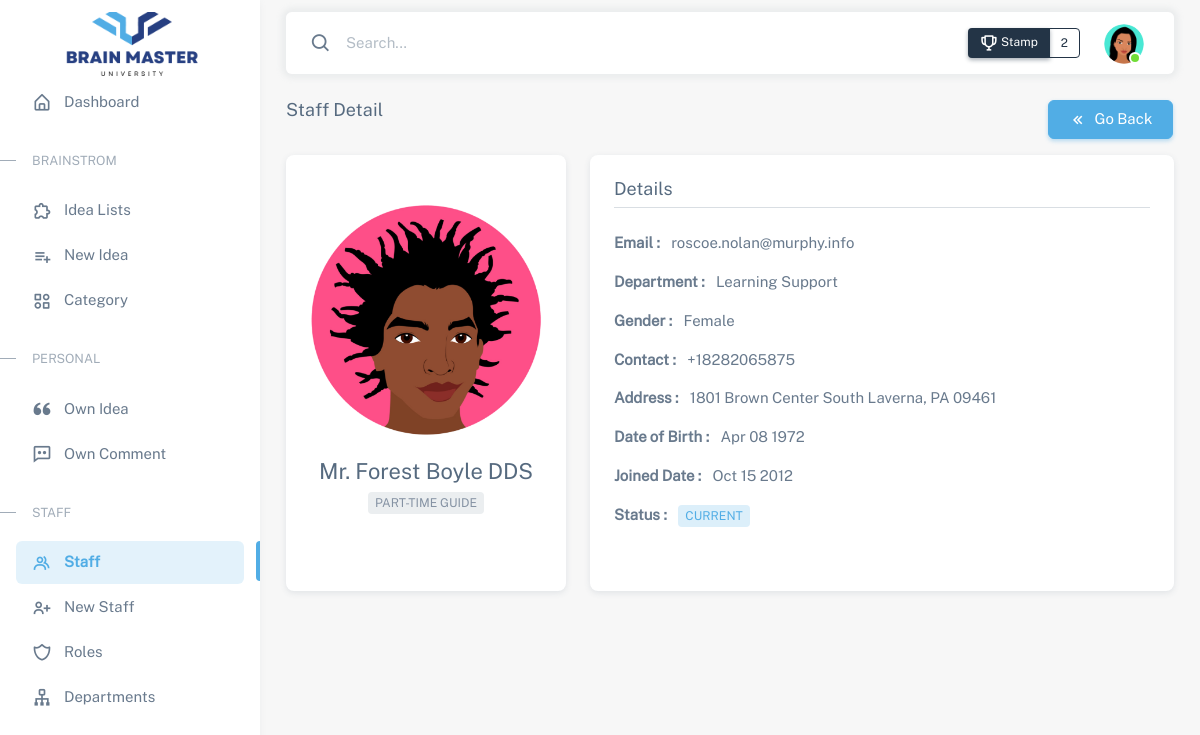
The page /staff.php?id=8 (signed in) on the database as committed earlier.
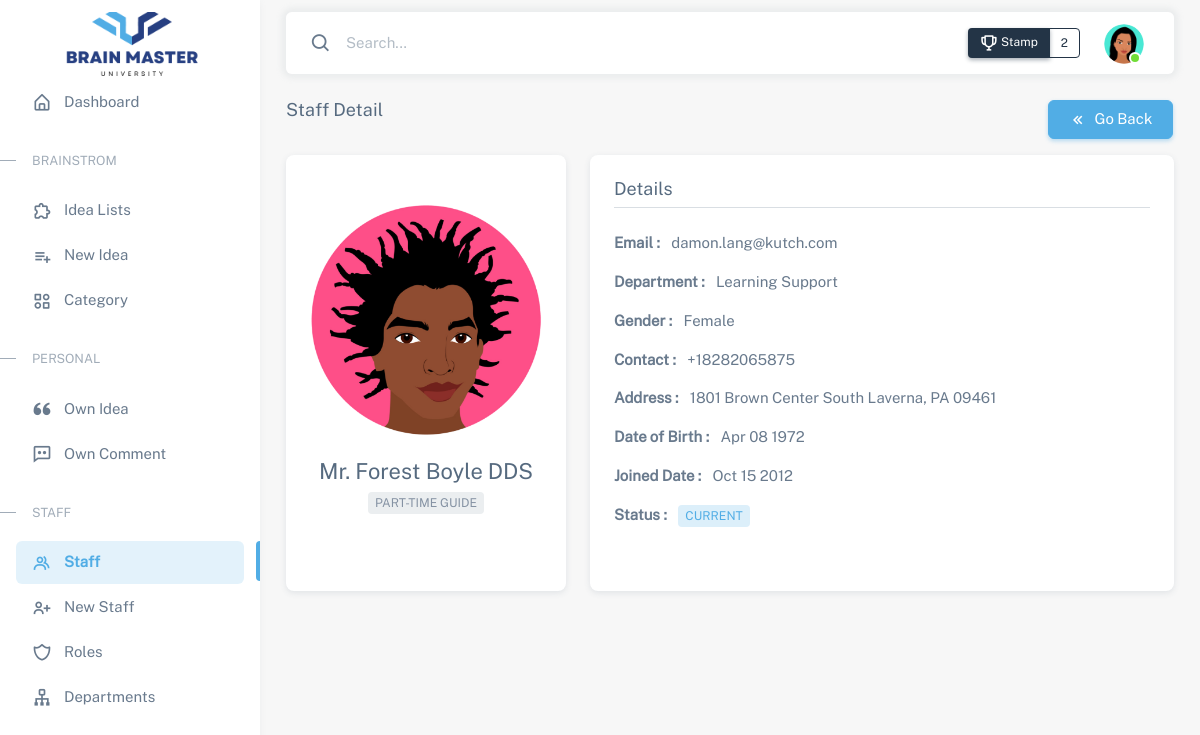
The same page on the database as committed later.
### tables this page shows
CREATE TABLE `users` (
  `id` int(11) NOT NULL,
  `name` varchar(255) NOT NULL,
  `profile` text NOT NULL,
  `email` varchar(255) NOT NULL,
  `password` varchar(255) NOT NULL,
  `gender` varchar(20) NOT NULL,
  `dob` date NOT NULL,
  `phone` varchar(255) NOT NULL,
  `address` text NOT NULL,
  `joindate` date NOT NULL,
  `status` varchar(255) NOT NULL DEFAULT 'Active',
  `created_at` timestamp NOT NULL DEFAULT CURRENT_TIMESTAMP ON UPDATE CURRENT_TIMESTAMP,
  `updated_at` timestamp NOT NULL DEFAULT '0000-00-00 00:00:00'
);

CREATE TABLE `positions` (
  `id` int(11) NOT NULL,
  `name` varchar(255) NOT NULL,
  `department_id` int(11) NOT NULL,
  `created_at` timestamp NOT NULL DEFAULT CURRENT_TIMESTAMP,
  `updated_at` timestamp NOT NULL DEFAULT '0000-00-00 00:00:00'
);

CREATE TABLE `departments` (
  `id` int(11) NOT NULL,
  `name` varchar(255) NOT NULL,
  `created_at` timestamp NOT NULL DEFAULT CURRENT_TIMESTAMP,
  `updated_at` timestamp NOT NULL DEFAULT '0000-00-00 00:00:00'
);

### staff.php (the view, shortened to what the changed rows need)
<?php
	require 'header.php';
    include("confs/config.php");
    $id=$_GET['id'];
    $select="SELECT
            users.*,
            positions.name AS pname,
            departments.name AS dname
        FROM
            users
        LEFT JOIN position_user ON users.id = position_user.user_id
        LEFT JOIN positions ON position_user.position_id = positions.id
        LEFT JOIN departments ON positions.department_id = departments.id
        WHERE users.id = $id
        ";
    $query=mysqli_query($conn,$select);
    $user_numrows=mysqli_num_rows($query);
    if($user_numrows > 0){
        $data = mysqli_fetch_array($query);
        $name=$data['name'];
        $profile=$data['profile'];
        $email=$data['email'];
        $jod=$data['joindate'];
        $dob=$data['dob'];
        $pname=$data['pname'];
        $dname=$data['dname'];
        $gender=$data['gender'];
        $phone=$data['phone'];
        $address=$data['address'];
    } else{
        header("location: 404.php");
    }
?>
    <div class="layout-wrapper layout-content-navbar">
        <div class="layout-container">
            <div class="layout-page">
                <div class="container-xxl flex-grow-1 container-p-y">
                    <div class="row g-4">
                        <div class="col-xl-4 col-lg-5 col-md-5 col-sm-12 col-12">
                            <div class="card mb-4 h-100">
                                <div class="card-body">
                                    <div class=" d-flex align-items-center flex-column">
                                        <img src="<?= $profile; ?>" class="img-fluid rounded my-4">
                                    </div>
                                    <div class="text-center">
                                        <h4 class="mb-2"> <?= $name; ?> </h4>
                                        <span class="badge bg-label-secondary"> <?= $pname; ?> </span>
                                    </div>
                                </div>
                            </div>
                        </div>
                        <div class="col-xl-8 col-lg-7 col-md-7 col-sm-12 col-12">
                            <div class="card mb-4 h-100">
                                <div class="card-body">
                                    <div class="info-container">
                                        <ul class="list-unstyled">
                                            <li class="mb-3">
                                                <span class="fw-bold me-2"> Email : </span>
                                                <span> <?= $email; ?> </span>
                                            </li>
                                            <li class="mb-3">
                                                <span class="fw-bold me-2"> Department : </span>
                                                <span> <?= $dname; ?> </span>
                                            </li>
                                            <li class="mb-3">
                                                <span class="fw-bold me-2"> Gender : </span>
                                                <span> <?= $gender; ?> </span>
                                            </li>
                                            <li class="mb-3">
                                                <span class="fw-bold me-2"> Contact : </span>
                                                <span> <?= $phone; ?> </span>
                                            </li>
                                            <li class="mb-3">
                                                <span class="fw-bold me-2"> Address : </span>
                                                <span> <?= $address; ?> </span>
                                            </li>
                                            <li class="mb-3">
                                                <span class="fw-bold me-2"> Date of Birth : </span>
                                                <span> <?= date('M d Y',strtotime($dob)); ?> </span>
                                            </li>
                                            <li class="mb-3">
                                                <span class="fw-bold me-2"> Joined Date : </span>
                                                <span> <?= date('M d Y',strtotime($jod)); ?> </span>
                                            </li>
                                        </ul>
                                    </div>
                                </div>
                            </div>
                        </div>
                    </div>
                </div>
            </div>
        </div>
    </div>
<?php
	require 'footer.php';
?>

Rows that differ between the two databases and show on the page:
changed users "Mr. Forest Boyle DDS": email "roscoe.nolan@murphy.info" → "damon.lang@kutch.com"
